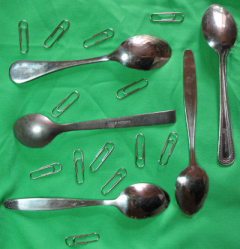
%> input picture material/code/visionbook/13MathMorph/images/spoons.png, 240 x 249 px
$ octave objdetect_demo.m   (GNU Octave 9; MATLAB toolbox functions it lacks are replaced by stand-ins)
%> lines starting %> are read from the running program, lines starting %| are printed output that depends on the picture; in (x1, y1, x2, y2) boxes, pixels count from 0 and x2, y2 are one past the last pixel; in counts of white or black regions, pixels touching at a corner belong together; the program's own positions count from 1
### material/code/visionbook/matlab_code/misc/exportfig.m
function exportfig(varargin)
%EXPORTFIG  Export a figure to Encapsulated Postscript.
%   EXPORTFIG(H, FILENAME) writes the figure H to FILENAME.  H is
%   a figure handle and FILENAME is a string that specifies the
%   name of the output file.
%
%   EXPORTFIG(...,PARAM1,VAL1,PARAM2,VAL2,...) specifies
%   parameters that control various characteristics of the output
%   file.
%
%   Format Paramter:
%     'Format'  one of the strings 'eps','eps2','jpeg','png','preview'
%          specifies the output format. Defaults to 'eps'.
%          The output format 'preview' does not generate an output
%          file but instead creates a new figure window with a
%          preview of the exported figure. In this case the
%          FILENAME parameter is ignored.
%
%     'Preview' one of the strings 'none', 'tiff'
%          specifies a preview for EPS files. Defaults to 'none'.
%
%   Size Parameters:
%     'Width'   a positive scalar
%          specifies the width in the figure's PaperUnits
%     'Height'  a positive scalar
%          specifies the height in the figure's PaperUnits
%
%     Specifying only one dimension sets the other dimension
%     so that the exported aspect ratio is the same as the
%     figure's current aspect ratio.
%     If neither dimension is specified the size defaults to
%     the width and height from the figure's PaperPosition.
%
%   Rendering Parameters:
%     'Color'     one of the strings 'bw', 'gray', 'cmyk'
%         'bw'    specifies that lines and text are exported in
%                 black and all other objects in grayscale
%         'gray'  specifies that all objects are exported in grayscale
%         'cmyk'  specifies that all objects are exported in color
%                 using the CMYK color space
%     'Renderer'  one of the strings 'painters', 'zbuffer', 'opengl'
%         specifies the renderer to use
%     'Resolution'   a positive scalar
%         specifies the resolution in dots-per-inch.
%
%     The default color setting is 'bw'.
%
%   Font Parameters:
%     'FontMode'     one of the strings 'scaled', 'fixed'
%     'FontSize'     a positive scalar
%          in 'scaled' mode multiplies with the font size of each
%          text object to obtain the exported font size
%          in 'fixed' mode specifies the font size of all text
%          objects in points
%     'FontEncoding' one of the strings 'latin1', 'adobe'
%          specifies the character encoding of the font
%
%     If FontMode is 'scaled' but FontSize is not specified then a
%     scaling factor is computed from the ratio of the size of the
%     exported figure to the size of the actual figure. The minimum
%     font size allowed after scaling is 5 points.
%     If FontMode is 'fixed' but FontSize is not specified then the
%     exported font sizes of all text objects is 7 points.
%
%     The default 'FontMode' setting is 'scaled'.
%
%   Line Width Parameters:
%     'LineMode'     one of the strings 'scaled', 'fixed'
%     'LineWidth'    a positive scalar
%          the semantics of LineMode and LineWidth are exactly the
%          same as FontMode and FontSize, except that they apply
%          to line widths instead of font sizes. The minumum line
%          width allowed after scaling is 0.5 points.
%          If LineMode is 'fixed' but LineWidth is not specified
%          then the exported line width of all line objects is 1
%          point.
%
%   Examples:
%     exportfig(gcf,'fig1.eps','height',3);
%       Exports the current figure to the file named 'fig1.eps' with
%       a height of 3 inches (assuming the figure's PaperUnits is
%       inches) and an aspect ratio the same as the figure's aspect
%       ratio on screen.
%
%     exportfig(gcf, 'fig2.eps', 'FontMode', 'fixed',...
%                'FontSize', 10, 'color', 'cmyk' );
%       Exports the current figure to 'fig2.eps' in color with all
%       text in 10 point fonts. The size of the exported figure is
%       the figure's PaperPostion width and height.


if (nargin < 2)
  error('Too few input arguments');
end

% exportfig(H, filename, ...)
H = varargin{1};
if ~ishandle(H) | ~strcmp(get(H,'type'), 'figure')
  error('First argument must be a handle to a figure.');
end
filename = varargin{2};
if ~ischar(filename)
  error('Second argument must be a string.');
end
paramPairs = varargin(3:end);

% Do some validity checking on param-value pairs
if (rem(length(paramPairs),2) ~= 0)
  error(['Invalid input syntax. Optional parameters and values' ...
	 ' must be in pairs.']);
end

format = 'eps';
preview = 'none';
width = -1;
height = -1;
%color = 'bw';
color = 'cmyk';
fontsize = -1;
fontmode='scaled';
linewidth = -1;
linemode=[];
fontencoding = 'latin1';
renderer = [];
resolution = [];

% Process param-value pairs
args = {};
for k = 1:2:length(paramPairs)
  param = lower(paramPairs{k});
  if (~ischar(param))
    error('Optional parameter names must be strings');
  end
  value = paramPairs{k+1};

  switch (param)
   case 'format'
    format = value;
    if (~strcmp(format,{'eps','eps2','jpeg','png','preview'}))
      error(['Format must be ''eps'', ''eps2'', ''jpeg'', ''png'' or' ...
	     ' ''preview''.']);
    end
   case 'preview'
    preview = value;
    if (~strcmp(preview,{'none','tiff'}))
      error('Preview must be ''none'' or ''tiff''.');
    end
   case 'width'
    width = LocalToNum(value);
    if(~LocalIsPositiveScalar(width))
      error('Width must be a numeric scalar > 0');
    end
   case 'height'
    height = LocalToNum(value);
    if(~LocalIsPositiveScalar(height))
      error('Height must be a numeric scalar > 0');
    end
   case 'color'
    color = lower(value);
    if (~strcmp(color,{'bw','gray','cmyk'}))
      error('Color must be ''bw'', ''gray'' or ''cmyk''.');
    end
   case 'fontmode'
    fontmode = lower(value);
    if (~strcmp(fontmode,{'scaled','fixed'}))
      error('FontMode must be ''scaled'' or ''fixed''.');
    end
   case 'fontsize'
    fontsize = LocalToNum(value);
    if(~LocalIsPositiveScalar(fontsize))
      error('FontSize must be a numeric scalar > 0');
    end
   case 'fontencoding'
    fontencoding = lower(value);
    if (~strcmp(fontencoding,{'latin1','adobe'}))
      error('FontEncoding must be ''latin1'' or ''adobe''.');
    end
   case 'linemode'
    linemode = lower(value);
    if (~strcmp(linemode,{'scaled','fixed'}))
      error('LineMode must be ''scaled'' or ''fixed''.');
    end
   case 'linewidth'
    linewidth = LocalToNum(value);
    if(~LocalIsPositiveScalar(linewidth))
      error('LineWidth must be a numeric scalar > 0');
    end
   case 'renderer'
    renderer = lower(value);
    if (~strcmp(renderer,{'painters','zbuffer','opengl'}))
      error('Renderer must be ''painters'', ''zbuffer'' or ''opengl''.');
    end
   case 'resolution'
    resolution = LocalToNum(value);
    if ~(isnumeric(value) & (prod(size(value)) == 1) & (value >= 0));
      error('Resolution must be a numeric scalar >= 0');
    end
   otherwise
    error(['Unrecognized option ' param '.']);
  end
end

allLines  = findall(H, 'type', 'line');
allText   = findall(H, 'type', 'text');
allAxes   = findall(H, 'type', 'axes');
allImages = findall(H, 'type', 'image');
allLights = findall(H, 'type', 'light');
allPatch  = findall(H, 'type', 'patch');
allSurf   = findall(H, 'type', 'surface');
allRect   = findall(H, 'type', 'rectangle');
allFont   = [allText; allAxes];
allColor  = [allLines; allText; allAxes; allLights];
allMarker = [allLines; allPatch; allSurf];
allEdge   = [allPatch; allSurf];
allCData  = [allImages; allPatch; allSurf];

old.objs = {};
old.prop = {};
old.values = {};

% Process format and preview parameter
showPreview = strcmp(format,'preview');
if showPreview
  format = 'png';
  filename = [tempName '.png'];
end
if strncmp(format,'eps',3) & ~strcmp(preview,'none')
  args = {args{:}, ['-' preview]};
end

hadError = 0;
try
  % Process size parameters
  paperPos = get(H, 'PaperPosition');
  old = LocalPushOldData(old, H, 'PaperPosition', paperPos);
  figureUnits = get(H, 'Units');
  set(H, 'Units', get(H,'PaperUnits'));
  figurePos = get(H, 'Position');
  aspectRatio = figurePos(3)/figurePos(4);
  set(H, 'Units', figureUnits);
  if (width == -1) & (height == -1)
    width = paperPos(3);
    height = paperPos(4);
  elseif (width == -1)
    width = height * aspectRatio;
  elseif (height == -1)
    height = width / aspectRatio;
  end
  set(H, 'PaperPosition', [0 0 width height]);
  paperPosMode = get(H, 'PaperPositionMode');
  old = LocalPushOldData(old, H, 'PaperPositionMode', paperPosMode);
  set(H, 'PaperPositionMode', 'manual');

  % Process rendering parameters
  switch (color)
   case {'bw', 'gray'}
    if ~strcmp(color,'bw') & strncmp(format,'eps',3)
      format = [format 'c'];
    end
    args = {args{:}, ['-d' format]};

    %compute and set gray colormap
    oldcmap = get(H,'Colormap');
    newgrays = 0.30*oldcmap(:,1) + 0.59*oldcmap(:,2) + 0.11*oldcmap(:,3);
    newcmap = [newgrays newgrays newgrays];
    old = LocalPushOldData(old, H, 'Colormap', oldcmap);
    set(H, 'Colormap', newcmap);

    %compute and set ColorSpec and CData properties
    old = LocalUpdateColors(allColor, 'color', old);
    old = LocalUpdateColors(allAxes, 'xcolor', old);
    old = LocalUpdateColors(allAxes, 'ycolor', old);
    old = LocalUpdateColors(allAxes, 'zcolor', old);
    old = LocalUpdateColors(allMarker, 'MarkerEdgeColor', old);
    old = LocalUpdateColors(allMarker, 'MarkerFaceColor', old);
    old = LocalUpdateColors(allEdge, 'EdgeColor', old);
    old = LocalUpdateColors(allEdge, 'FaceColor', old);
    old = LocalUpdateColors(allCData, 'CData', old);

   case 'cmyk'
    if strncmp(format,'eps',3)
      format = [format 'c'];
      args = {args{:}, ['-d' format], '-cmyk'};
    else
      args = {args{:}, ['-d' format]};
    end
   otherwise
    error('Invalid Color parameter');
  end
  if (~isempty(renderer))
    args = {args{:}, ['-' renderer]};
  end
  if (~isempty(resolution)) | ~strncmp(format,'eps',3)
    if isempty(resolution)
      resolution = 0;
    end
    args = {args{:}, ['-r' int2str(resolution)]};
  end

  % Process font parameters
  if (~isempty(fontmode))
    oldfonts = LocalGetAsCell(allFont,'FontSize');
    switch (fontmode)
     case 'fixed'
      oldfontunits = LocalGetAsCell(allFont,'FontUnits');
      old = LocalPushOldData(old, allFont, {'FontUnits'}, oldfontunits);
      set(allFont,'FontUnits','points');
      if (fontsize == -1)
	set(allFont,'FontSize',7);
      else
	set(allFont,'FontSize',fontsize);
      end
     case 'scaled'
      if (fontsize == -1)
	wscale = width/figurePos(3);
	hscale = height/figurePos(4);
	scale = min(wscale, hscale);
      else
	scale = fontsize;
      end
      newfonts = LocalScale(oldfonts,scale,5);
      set(allFont,{'FontSize'},newfonts);
     otherwise
      error('Invalid FontMode parameter');
    end
    % make sure we push the size after the units
    old = LocalPushOldData(old, allFont, {'FontSize'}, oldfonts);
  end
  if strcmp(fontencoding,'adobe') & strncmp(format,'eps',3)
    args = {args{:}, '-adobecset'};
  end

  % Process linewidth parameters
  if (~isempty(linemode))
    oldlines = LocalGetAsCell(allMarker,'LineWidth');
    old = LocalPushOldData(old, allMarker, {'LineWidth'}, oldlines);
    switch (linemode)
     case 'fixed'
      if (linewidth == -1)
	set(allMarker,'LineWidth',1);
      else
	set(allMarker,'LineWidth',linewidth);
      end
     case 'scaled'
      if (linewidth == -1)
	wscale = width/figurePos(3);
	hscale = height/figurePos(4);
	scale = min(wscale, hscale);
      else
	scale = linewidth;
      end
      newlines = LocalScale(oldlines, scale, 0.5);
      set(allMarker,{'LineWidth'},newlines);
     otherwise
      error('Invalid LineMode parameter');
    end
  end

  % Export
  print(H, filename, args{:});

catch
  hadError = 1;
end

% Restore figure settings
for n=1:length(old.objs)
  set(old.objs{n}, old.prop{n}, old.values{n});
end

if hadError
  error(deblank(lasterr));
end

% Show preview if requested
if showPreview
  X = imread(filename,'png');
  delete(filename);
  f = figure( 'Name', 'Preview', ...
	      'Menubar', 'none', ...
	      'NumberTitle', 'off', ...
	      'Visible', 'off');
  image(X);
  axis image;
  ax = findobj(f, 'type', 'axes');
  set(ax, 'Units', get(H,'PaperUnits'), ...
	  'Position', [0 0 width height], ...
	  'Visible', 'off');
  set(ax, 'Units', 'pixels');
  axesPos = get(ax,'Position');
  figPos = get(f,'Position');
  rootSize = get(0,'ScreenSize');
  figPos(3:4) = axesPos(3:4);
  if figPos(1) + figPos(3) > rootSize(3)
    figPos(1) = rootSize(3) - figPos(3) - 50;
  end
  if figPos(2) + figPos(4) > rootSize(4)
    figPos(2) = rootSize(4) - figPos(4) - 50;
  end
  set(f, 'Position',figPos, ...
	 'Visible', 'on');
end

%
%  Local Functions
%

function outData = LocalPushOldData(inData, objs, prop, values)
outData.objs = {inData.objs{:}, objs};
outData.prop = {inData.prop{:}, prop};
outData.values = {inData.values{:}, values};

function cellArray = LocalGetAsCell(fig,prop);
cellArray = get(fig,prop);
if (~isempty(cellArray)) & (~iscell(cellArray))
  cellArray = {cellArray};
end

function newArray = LocalScale(inArray, scale, minValue)
n = length(inArray);
newArray = cell(n,1);
for k=1:n
  newArray{k} = max(minValue,scale*inArray{k}(1));
end

% [76 lines left out: functions LocalMapToGray, LocalMapCData, LocalUpdateColors, LocalIsPositiveScalar, LocalToNum, not called in this run]

### material/code/visionbook/13MathMorph/color_thresh.m
function im_bin = color_thresh(im,pt,th)
% COLOR_THRESH Thresholding in color space.
% CMP Vision Algorithms cmpvia@cmp.felk.cvut.cz
% Function color_thresh performs thresholding in color
% space. First, the image im is transformed to the YUV
% color system.
% The Euclidean distance in UV color space of each image point from
% the point pt is evaluated. The background is segmented by
% thresholding the distance.


  imYUV = rgb2ntsc(im);
  ptU = imYUV(pt(1),pt(2),2); % value in the U channel
  ptV = imYUV(pt(1),pt(2),3); % value in the V channel
  dist = (imYUV(:,:,2)-ptU).^2+(imYUV(:,:,3)-ptV).^2;
  im_bin = dist > th;
return;

### material/code/visionbook/13MathMorph/objdetect.m
function im_out = objdetect(im,el)
% OBJDETECT Detection of horizontal and vertical elongated objects in image.
% CMP Vision Algorithms http://visionbook.felk.cvut.cz
%
% Function objdetect detects objects in noisy binary
% images. Objects larger than a given size are first identified
% using morphological opening . As the
% opening transformation reduces the object size, we use binary
% reconstruction to recover the original object shape from the
% detected subset.
%
% Usage: im_out = objdetect(im,el)
% Inputs:
%   im  [m x n]  Binary input image.
%   el  [1 x 2]  Size [x y] of the rectangular
%     structuring element in pixels.
% Outputs:
%   im_out  [m x n]  Binary image of detected objects.
im = logical(im);
im_out = imclose( im, strel('square',2) );
im_out = imopen( im_out, strel('square',2) );


im_mark = imopen( im_out, strel('rectangle',el) );
figure(3);imshow(im_mark,[]);
exportfig(3,'output_images/objdetect_markers.eps');

im_out = bin_rec( im_mark, im_out );
figure(4);imshow(im_out,[]);
exportfig(4,'output_images/objdetect_reconstructed.eps');

return;

function im_out = bin_rec(im,inset)
%
% Usage: im_out = bin_rec(im,inset)
% See also: imreconstruct.
%
% Function bin_rec is an implementation of
% morphological binary reconstruction
% .
% Binary reconstruction is a geodesic dilation of size n of the
% markers im inside the set inset for n.
% This is implemented using a series of unit geodesic dilations
% (see function geo_dilate) until convergence
% is reached .
while true
  im_out = geo_dilate( im, inset );
  diff = sum( im_out(:)-im(:) );
  if diff==0, break; end
  im = im_out;
end
return

function im_out = geo_dilate(im,inset)
%
% Usage: im_out = geo_dilate(im,inset,element)
%
% Function geo_dilate performs a unit geodesic
% dilation
% of im inside the set inset using a diamond
% structuring element.
im_out = imdilate( im, strel('diamond',1) );
im_out = im_out & inset;
return

### material/code/visionbook/cmpviapath.m
function p = cmpviapath(rootpath,stprtoolbox)
% CMPVIAPATH Sets all necessary paths for cmpvia toolbox
%
% p = cmpviapath(rootpath);
%
% Input parameters:
% rootpath ... (optinoal) root path of the toolbox, defaults
%              to current working directory
% stprtoolbox... (optional) if set to 1, path to stprtoolbox is
%                added and the toolbox is initialized
%
% Output:
% p ... added path
%
% History:
% 2006-01-26 Tomas Svoboda: created based on a similar function
%            from Vojta Franc and Vaclav Hlavac patern recognition
%            toolbox
%
% $Id: cmpviapath.m 1181 2014-04-02 15:47:26Z svoboda $

if nargin<2
  stprtoolbox=0 ;
end ;

if nargin<1
  rootpath=pwd;
end

disp('Setting path for the CMPvia codes')
disp('cmpvia@cmp.felk.cvut.cz ---------')

% set path for UNIX
p = ['$:', ...
	 '$02Image:', ...
     '$03ImageMath:', ...
	 '$04DataStr:',...
	 '$05Preproc:',...
	 '$06Segm1:',...
	 '$07Segm2:',...
	 '$08ShapeRepr:',...
	 '$09ObjRec:',...
	 '$11Theory3D:',...
     '$14Compr:', ...
     '$15Texture:', ...
     '$16Motion:', ...
	 '$matlab_code/graphcut:',...
	 '$matlab_code/bsplines:',...
     '$matlab_code/misc:'
	 ];

if stprtoolbox,
  p = [ p, '$matlab_code/stprtool:' ] ;
end ;


p=translate(p,rootpath);

% adds path at the start
addpath(p);

% setup
if stprtoolbox,
  stprpath(translate('$/matlab_code/stprtool',rootpath)) ;
end ;

%--translate ---------------------------------------------------------
function p = translate(p,rootpath);
%TRANSLATE Translate unix path to platform specific path
%   TRANSLATE fixes up the path so that it's valid on non-UNIX platforms
%
% This function was derived from MathWork M-file "pathdef.m"

cname = computer;

% Look for PC
if strncmp(cname,'PC',2)
  p = strrep(p,'/','\');
  p = strrep(p,':',';');
  p = strrep(p,'$',[rootpath '\']);

% [12 lines of commented-out code are left out]
else
  p = strrep(p,'$',[rootpath '/']);
end

### material/code/visionbook/13MathMorph/objdetect_demo.m
% OBJDETECT_DEMO Demo showing the usage of objdetect
% CMP Vision Algorithms http://visionbook.felk.cvut.cz
%
% Example
% This example shows detection of horizontally and vertically
% aligned spoons (Figure ??a).

addpath ../.;
cmpviapath('../.');
if (exist('output_images')~=7)
  mkdir('output_images');
end

ImageDir = 'images/' % directory containing the images

imcolor = imread([ImageDir 'spoons.png']);
%> imcolor is the input picture: size 249x240x3 uint8; mean R, G, B 60.9, 154.7, 100.8

figure(1); imshow(imcolor,[]);
exportfig(1,'output_images/objdetect_original.eps');

pt = [160 32];
im = color_thresh( imcolor, pt, 0.04 );
%> in color_thresh, `imYUV = rgb2ntsc(im);`: imYUV: size 249x240x3 double; mean of channels 1, 2, 3 0.472, -0.151, -0.143
%> in color_thresh, `ptU = imYUV(pt(1),pt(2),2);`: ptU = -0.21
%> in color_thresh, `ptV = imYUV(pt(1),pt(2),3);`: ptV = -0.205
%> in color_thresh, `dist = (imYUV(:,:,2)-ptU).^2+(imYUV(:,:,3)-ptV).^2;`:
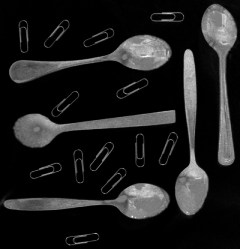
%> dist: size 249x240 double; min 0, max 0.174, mean 0.0205; drawn with min black and max white
%> in color_thresh, `im_bin = dist > th;`:
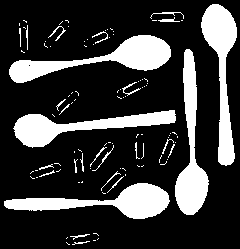
%> im_bin: size 249x240 logical; 22.5% white; 105 white regions (78 under 20 px), largest, box (x1, y1, x2, y2) and area: (9, 35, 171, 83) 2702, (4, 183, 170, 219) 2483, (201, 4, 237, 166) 2473

figure(2);imshow(im,[]);colormap(gray)
exportfig(2,'output_images/objdetect_binary.eps');

xh = objdetect( im, [1 40] );
%> in objdetect, `im_out = imclose( im, strel('square',2) );`: im_out: size 249x240 logical; 22.5% white; 89 white regions (64 under 20 px), largest, box (x1, y1, x2, y2) and area: (9, 35, 171, 83) 2703, (4, 183, 170, 219) 2486, (201, 4, 237, 166) 2475
%> in objdetect, `im_mark = imopen( im_out, strel('rectangle',el) );`: im_mark: size 249x240 logical; 9.8% white; 4 white regions, box (x1, y1, x2, y2) and area: (4, 190, 170, 212) 2052, (14, 115, 176, 137) 1731, (83, 41, 171, 65) 1349, (9, 61, 102, 73) 745
%> the loop in bin_rec, `while true` made 11 passes
%> diff on passes 1 to 11: 404, 277, 249, 217, 180, 131, 92, 60, 45, 24, 0
%> pass 1, in geo_dilate, `im_out = im_out & inset;`:
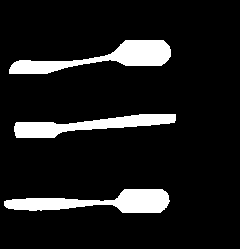
%> im_out: size 249x240 logical; 10.5% white; 3 white regions, box (x1, y1, x2, y2) and area: (9, 40, 171, 74) 2257, (4, 189, 170, 213) 2179, (14, 114, 176, 138) 1845
%> in objdetect, `im_out = bin_rec( im_mark, im_out );`: im_out: size 249x240 logical; 12.6% white; 3 white regions, box (x1, y1, x2, y2) and area: (9, 35, 171, 83) 2703, (4, 183, 170, 219) 2486, (14, 110, 176, 147) 2367
xv = objdetect( im, [40 1] );
%> call 2 of objdetect, with el = [40 1]
%> in objdetect (call 2), `im_mark = imopen( im_out, strel('rectangle',el) );`:
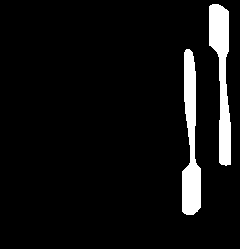
%> im_mark: size 249x240 logical; 6.6% white; 2 white regions, box (x1, y1, x2, y2) and area: (209, 4, 231, 166) 1963, (182, 49, 201, 215) 1957
%> the loop in bin_rec (call 2), `while true` made 9 passes
%> diff on passes 1 to 9: 243, 168, 149, 125, 104, 84, 62, 22, 0
%> pass 1, in geo_dilate (call 12), `im_out = im_out & inset;`:
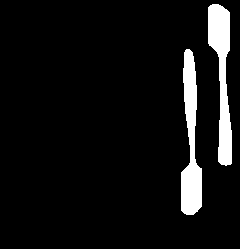
%> im_out: size 249x240 logical; 7% white; 2 white regions, box (x1, y1, x2, y2) and area: (208, 4, 232, 166) 2088, (181, 49, 202, 215) 2075
%> in objdetect (call 2), `im_out = bin_rec( im_mark, im_out );`:
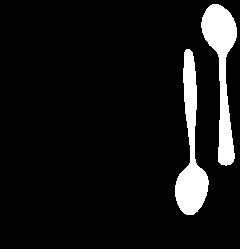
%> im_out: size 249x240 logical; 8.2% white; 2 white regions, box (x1, y1, x2, y2) and area: (201, 4, 237, 166) 2475, (175, 49, 209, 215) 2402

xshow = repmat(xv,[1 1 3]) .* double(imcolor)/255;
xshow( repmat(xv,[1 1 3])==0 ) = 1;
figure(5); imshow(xshow,[]);
exportfig(5,'output_images/objdetect_vertical.eps');

xshow = repmat(xh,[1 1 3]).*double(imcolor)/255;
xshow(repmat(xh,[1 1 3]) == 0) = 1;
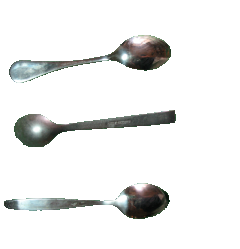
%> xshow: size 249x240x3 double; mean R, G, B 0.925, 0.927, 0.925
figure(6);imshow(xshow,[]);
exportfig(6,'output_images/objdetect_horizontal.eps');

$ run again, with material/code/visionbook/13MathMorph/images/coins.png copied over material/code/visionbook/13MathMorph/images/spoons.png
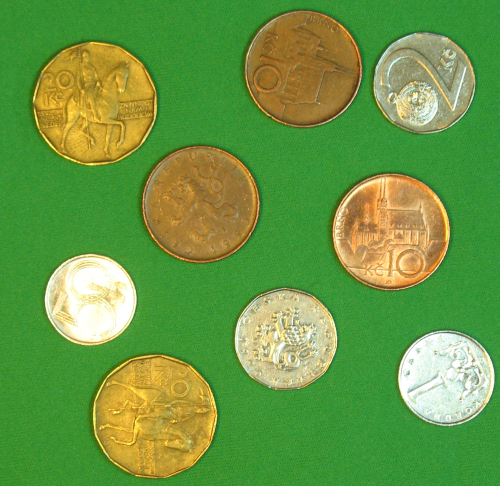
%> input picture material/code/visionbook/13MathMorph/images/coins.png, 500 x 486 px
%> imcolor is the input picture: size 486x500x3 uint8; mean R, G, B 104.6, 152.3, 67.2
%> imYUV: size 486x500x3 double; mean of channels 1, 2, 3 0.503, -0.00414, -0.144
%> ptU = -0.0852
%> ptV = -0.177
%> in color_thresh, `im_bin = dist > th;`:
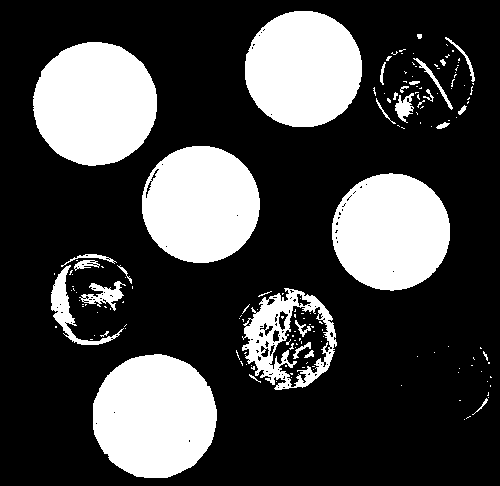
%> im_bin: size 486x500 logical; 26.4% white; 163 white regions (133 under 20 px), largest, box (x1, y1, x2, y2) and area: (93, 354, 217, 478) 12117, (33, 42, 157, 166) 12044, (142, 146, 260, 263) 10843
%> im_mark: size 486x500 logical; 23% white; 7 white regions, largest, box (x1, y1, x2, y2) and area: (93, 358, 217, 475) 11925, (33, 45, 157, 162) 11869, (332, 177, 450, 287) 10665
%> the loop in bin_rec, `while true` made 151 passes
%> diff on passes 1 to 3: 560, 459, 346
%> im_mark: size 486x500 logical; 23.3% white; 12 white regions, largest, box (x1, y1, x2, y2) and area: (96, 354, 214, 478) 11955, (36, 42, 154, 166) 11890, (248, 11, 359, 127) 10598
%> the loop in bin_rec (call 2), `while true` made 164 passes
%> diff on passes 1 to 3: 959, 686, 497
%> `xshow( repmat(xv,[1 1 3])==0 ) = 1;`:
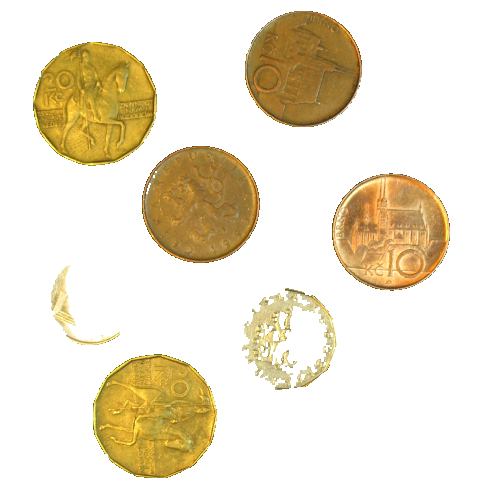
%> xshow: size 486x500x3 double; mean R, G, B 0.931, 0.893, 0.811
